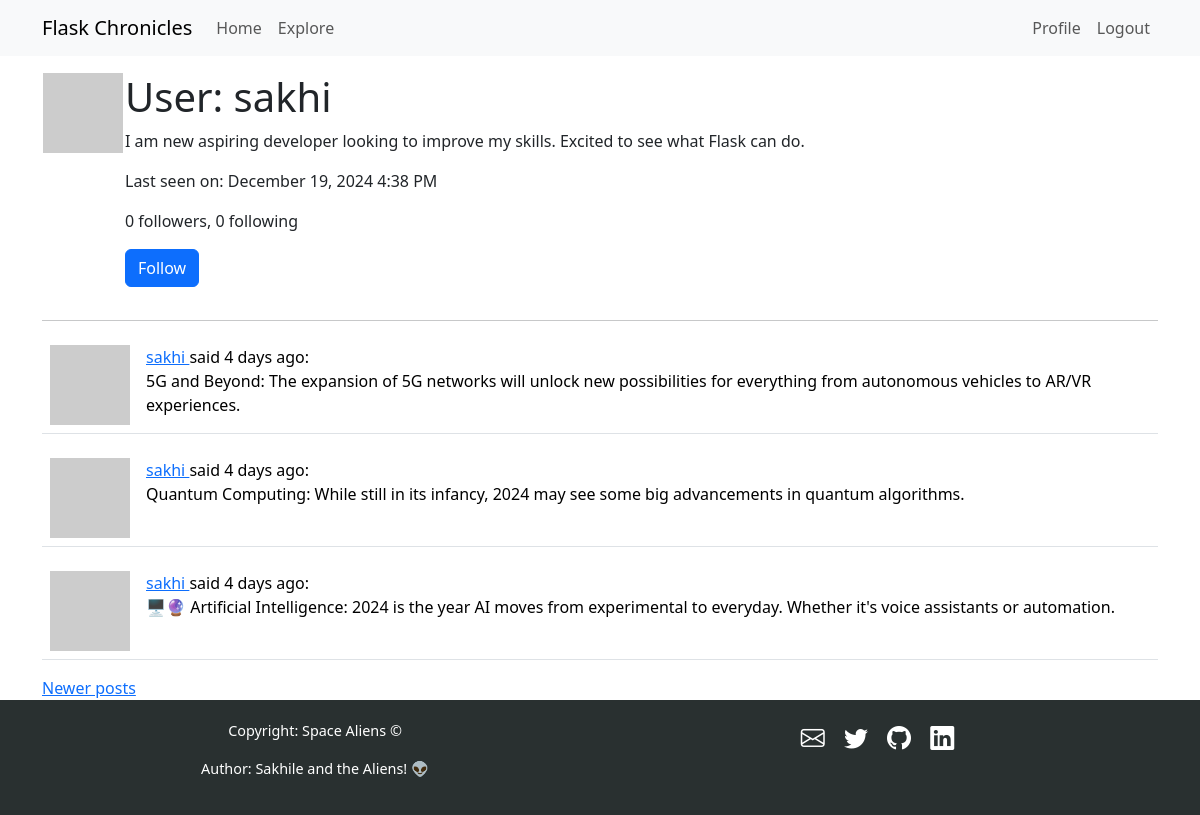
/user/sakhi?page=2 (signed in), run on the app's committed database.
### app/models.py (models this page shows, shortened)
class User(UserMixin, db.Model):
    id: so.Mapped[int] = so.mapped_column(primary_key=True)
    username: so.Mapped[str] = so.mapped_column(sa.String(64), unique=True)
    email: so.Mapped[str] = so.mapped_column(sa.String(120), index=True, unique=True)
    password_hash: so.Mapped[Optional[str]] = so.mapped_column(sa.String(256))
    posts: so.WriteOnlyMapped["Post"] = so.relationship(back_populates="author")
    about_me: so.Mapped[Optional[str]] = so.mapped_column(sa.String(140))
    last_seen: so.Mapped[Optional[datetime]] = so.mapped_column(
        default=lambda: datetime.now(timezone.utc)
    )
    following: so.WriteOnlyMapped["User"] = so.relationship(
        secondary=followers,
        primaryjoin=(followers.c.follower_id == id),
        secondaryjoin=(followers.c.followed_id == id),
        back_populates="followers",
    )
    followers: so.WriteOnlyMapped["User"] = so.relationship(
        secondary=followers,
        primaryjoin=(followers.c.followed_id == id),
        secondaryjoin=(followers.c.follower_id == id),
        back_populates="following",
    )
    def avatar(self, size):
        digest = md5(self.email.lower().encode("utf-8")).hexdigest()
        return f"https://www.gravatar.com/avatar/{digest}?d=identicon&s={size}'"
    def is_following(self, user):
        query = self.following.select().where(User.id == user.id)
        return db.session.scalar(query) is not None
    def followers_count(self):
        query = sa.select(sa.func.count()).select_from(
            self.followers.select().subquery()
        )
        return db.session.scalar(query)
    def following_count(self):
        query = sa.select(sa.func.count()).select_from(
            self.following.select().subquery()
        )
        return db.session.scalar(query)

class Post(db.Model):
    id: so.Mapped[int] = so.mapped_column(primary_key=True)
    body: so.Mapped[str] = so.mapped_column(sa.String(140))
    timestamp: so.Mapped[datetime] = so.mapped_column(
        index=True, default=lambda: datetime.now(timezone.utc)
    )
    user_id: so.Mapped[int] = so.mapped_column(sa.ForeignKey(User.id), index=True)
    author: so.Mapped[User] = so.relationship(back_populates="posts")
    language: so.Mapped[Optional[str]] = so.mapped_column(sa.String(5))

### app/routes.py (the view)
@app.route("/user/<username>")
@login_required
def user(username):
    user = db.first_or_404(sa.select(User).where(User.username == username))
    page = request.args.get("page", 1, type=int)
    query = user.posts.select().order_by(Post.timestamp.desc())
    posts = db.paginate(
        query,
        page=page,
        per_page=app.config["POSTS_PER_PAGE"],
        error_out=False,
    )
    next_url = (
        url_for("user", username=user.username, page=posts.next_num)
        if posts.has_next
        else None
    )
    prev_url = (
        url_for("user", username=user.username, page=posts.prev_num)
        if posts.has_prev
        else None
    )
    form = EmptyForm()
    return render_template(
        "user.html",
        user=user,
        posts=posts.items,
        next_url=next_url,
        prev_url=prev_url,
        form=form,
    )

### app/forms.py
class EmptyForm(FlaskForm):
    submit = SubmitField("Submit")

### app/__init__.py (called while the page is built)
def get_locale():
    return request.accept_languages.best_match(app.config["LANGUAGES"])

### app/models.py (called while the page is built)
@login.user_loader
def load_user(id):
    return db.session.get(User, int(id))

### app/routes.py (called while the page is built)
@app.before_request
def before_request():
    if current_user.is_authenticated:
        current_user.last_seen = datetime.now(timezone.utc)
        db.session.commit()
    g.locale = str(get_locale())

### app/templates/user.html (shortened to what this page needs)
{% extends "base.html" %}
{% block content %}
    <table>
        <tr valign="top">
            <td><img src="{{ user.avatar(128) }}"</td>
            <td>
                <h1>{{ _("User") }}: {{ user.username }}</h1>
                {% if user.about_me %}<p>{{ user.about_me }}</p>{% endif %}
                {% if user.last_seen %}<p>{{ _("Last seen on") }}: {{ moment(user.last_seen).format('LLL') }}</p>{% endif %}
                <p>
                    {{ _('%(count)d followers', count=user.followers_count()) }}, {{ _('%(count)d following', count=user.following_count())}}
                </p>
                {% if user == current_user %}
                <p><a href="{{ url_for('edit_profile') }}">{{ _("Edit your profile") }}</a></p>
                {% elif not current_user.is_following(user) %}
                <p>
                <form action="{{ url_for('follow', username=user.username) }}" method="post">
                    {{ form.submit(value=_('Follow'), class_='btn btn-primary') }}
                </form>
                </p>
                {% endif %}
            </td>
        </tr>
    </table>
    <hr>
    {% for post in posts %}
        {% include '_post.html' %}
    {% endfor %}
    {% if prev_url %}
    <a href="{{ prev_url }}">{{ _("Newer posts") }}</a>
    {% endif %}
{% endblock %}

### app/templates/_post.html (shortened to what this page needs)
<table class="table table-hover">
    <tr>
        <td width="70px">
            <a href="{{ url_for('user', username=post.author.username) }}">
                <img src="{{ post.author.avatar(70) }}" />
            </a>
        </td>
        <td>
            <a href="{{ url_for('user', username=post.author.username) }}">
                {{ post.author.username }}
            </a>
            said {{ moment(post.timestamp).fromNow() }}:
            <br>
            <span id="post{{ post.id }}">{{ post.body }}</span>
        </td>
        <td>
        </td>
    </tr>
</table>

### data on the page
User: username "sakhi", about_me "I am new aspiring developer looking to improve my skills. Excited to see what Flask can do.", last_seen "December 19, 2024 4:38 PM"
Post: author.username "sakhi", timestamp "4 days ago", body "5G and Beyond: The expansion of 5G networks will unlock new possibilities for everything from autonomous vehicles to AR/VR experiences."
Post: author.username "sakhi", timestamp "4 days ago", body "Quantum Computing: While still in its infancy, 2024 may see some big advancements in quantum algorithms."
Post: author.username "sakhi", timestamp "4 days ago", body "🖥️🔮 Artificial Intelligence: 2024 is the year AI moves from experimental to everyday. Whether it's voice assistants or automation."
